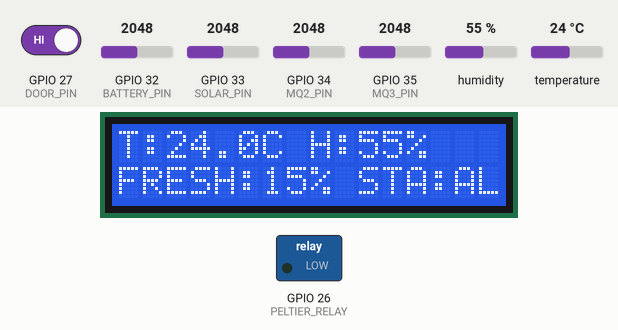
This sketch was run on a simulated ESP32. On the bench: 16×2 character LCD, switched loads named in the sketch (green lamp = pin HIGH). Inputs (shaded band) come from the test bench; at power-on: temperature 24 °C, GPIO 34 (MQ2_PIN) = 2048, GPIO 35 (MQ3_PIN) = 2048, humidity 55 %, GPIO 27 (DOOR_PIN) HIGH, GPIO 32 (BATTERY_PIN) = 2048, GPIO 33 (SOLAR_PIN) = 2048. WiFi joins after 1.5 s; servers stay silent unless stated; uploads are accepted with an empty reply; what the sketch prints to the serial monitor is not drawn.

Above: at 5.8 s.
5.9 s: temperature set to 0 °C
At 8.3 s:
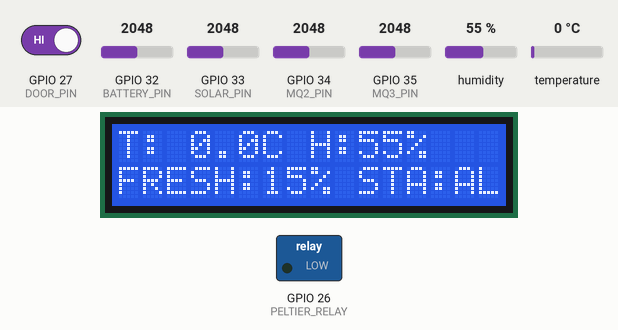
8.7 s: GPIO 34 (MQ2_PIN) set to 122
At 10.0 s:
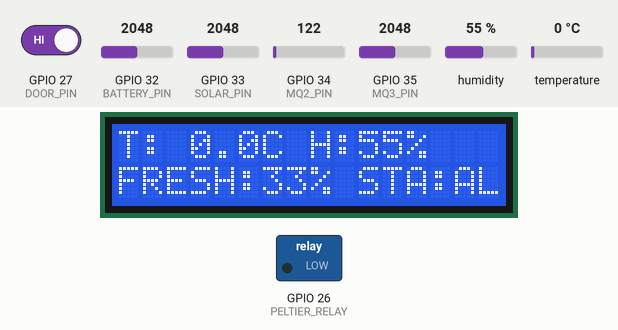
10.6 s: GPIO 35 (MQ3_PIN) set to 1123
At 12.0 s:
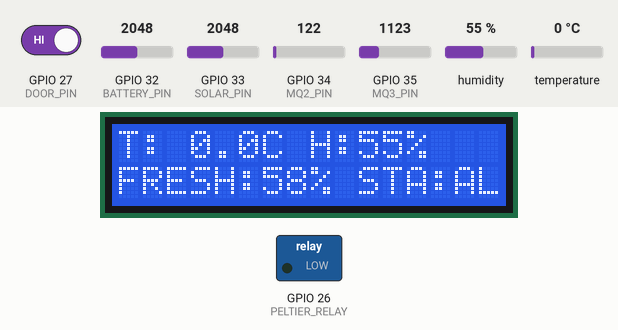
12.3 s: GPIO 35 (MQ3_PIN) set to 1032
At 13.9 s:
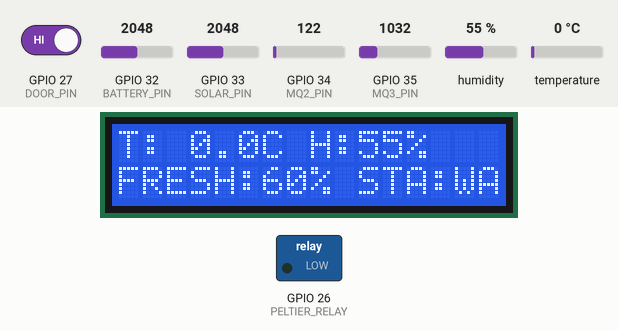
14.2 s: humidity set to 22 %
At 15.5 s:
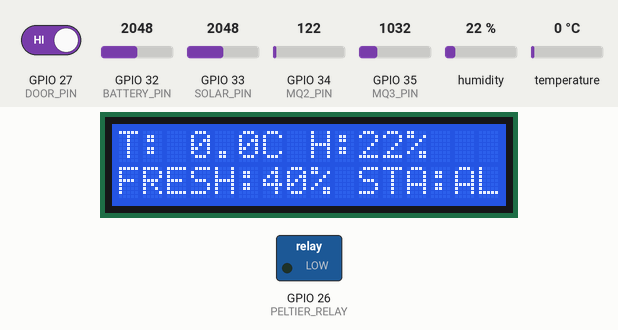
16.2 s: temperature set to 12 °C
At 18.4 s:
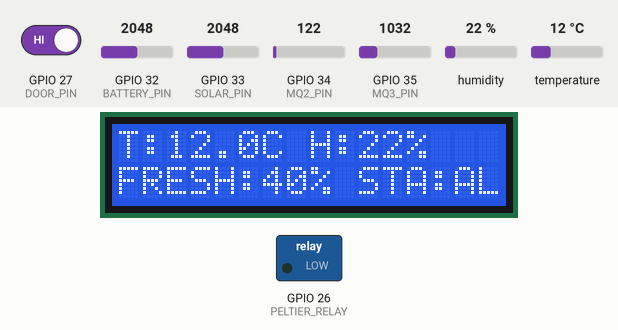
Timing chart, 0 to 19.4 s (numbered marks = the images above; inputs shaded):
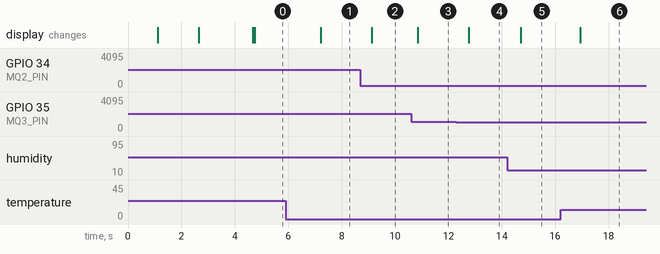

Measured:
- the behaviour switches between 1059 and 1058 on GPIO 35 (MQ3_PIN) (found by bisection; images 3 and 4)
- after the input at 5.9 s, the display: changes after 1.3 s (image 1)
- after the input at 8.7 s, the display: changes after 0.43 s (image 2)
- after the input at 10.6 s, the display: changes after 0.26 s (image 3)
- after the input at 12.3 s, the display: changes after 0.47 s (image 4)
- after the input at 14.2 s, the display: changes after 0.50 s (image 5)
- after the input at 16.2 s, the display: changes after 0.73 s (image 6)

The sketch:

esp32_cold_storage.ino
```cpp
/*
  ====================================================================================
  🌱 SOLAR-POWERED SMART MINI COLD STORAGE - ESP32 FIRMWARE
  Live Cloud Dashboard: https://solar-smart-cold-storage-9qgo.onrender.com
  ====================================================================================
  Hardware Configuration:
  - Microcontroller: ESP32 NodeMCU / DevKit V1 (38-pin or 30-pin)
  - Climate Probe: DHT11 Temperature & Relative Humidity Sensor (GPIO 4)
  - Gas Sensor: MQ-2 Semiconductor Gas Sensor (GPIO 34)
    * Calibrated using Post-Harvest Food Preservation & E-Nose Research Models
    * Sensitive to Ethanol (alcohol fermentation), Ethylene, and volatile degradation gases (VOCs)
  - Aux Gas Input: GPIO 35 (Optional fallback/auxiliary gas channel)
  - Battery Monitor: 12V Lead-Acid/LiFePO4 Voltage Divider (GPIO 32)
  - Solar Panel Monitor: 150W Solar Voltage Divider (GPIO 33)
  - Door Sensor: Magnetic Reed Switch (GPIO 27 with internal pullup)
  - Cooling Actuator: Solid-State Peltier Cooler Relay/MOSFET Driver (GPIO 26)
  - Local Display: 16x2 I2C Character LCD (Address 0x27, SDA: GPIO 21, SCL: GPIO 22)
  ====================================================================================
*/

#include <WiFi.h>
#include <WiFiClientSecure.h>
#include <HTTPClient.h>
#include <Wire.h>
#include <LiquidCrystal_I2C.h>
#include <DHT.h>
#include <ArduinoJson.h>

// -----------------------------------------------------------------------------
// 1. Wi-Fi & Render Cloud Configuration
// -----------------------------------------------------------------------------
const char* ssid = "Bhanu";
const char* password = "N.rambabu@1986#";

// Live Render Cloud API Endpoint for Telemetry (HTTPS)
const char* serverUrl = "https://solar-smart-cold-storage-9qgo.onrender.com/api/telemetry";

// -----------------------------------------------------------------------------
// 2. Hardware Pin Definitions
// -----------------------------------------------------------------------------
#define DHTPIN 4           // DHT11 Data Pin -> GPIO 4
#define DHTTYPE DHT11      // DHT11 Sensor
#define MQ2_PIN 34         // MQ-2 Analog Out -> GPIO 34 (Same pin - Spoilage, VOCs & Ethanol)
#define MQ3_PIN 35         // Auxiliary Gas Pin (optional) -> GPIO 35
#define BATTERY_PIN 32     // Battery Voltage Divider -> GPIO 32
#define SOLAR_PIN 33       // Solar Voltage Divider   -> GPIO 33
#define PELTIER_RELAY 26   // Peltier Cooling Relay/MOSFET -> GPIO 26
#define DOOR_PIN 27        // Magnetic Door Switch -> GPIO 27 (INPUT_PULLUP)

// Initialize Sensor and LCD Objects
DHT dht(DHTPIN, DHTTYPE);
LiquidCrystal_I2C lcd(0x27, 16, 2);

unsigned long lastSendTime = 0;
const unsigned long sendInterval = 3000; // Transmit telemetry to cloud every 3 seconds

void setup() {
  Serial.begin(115200);
  delay(1000);
  Serial.println("\n=======================================================");
  Serial.println("  SOLAR SMART MINI COLD STORAGE - SYSTEM STARTING");
  Serial.println("  Sensor Mode: MQ-2 Multi-Gas Spoilage & Freshness Model");
  Serial.println("=======================================================");

  // Initialize Control Pins
  pinMode(PELTIER_RELAY, OUTPUT);
  digitalWrite(PELTIER_RELAY, LOW); // Start with Peltier Cooler OFF
  pinMode(DOOR_PIN, INPUT_PULLUP);

  // Initialize DHT11 & I2C LCD
  dht.begin();
  Wire.begin(21, 22); // I2C Pins: SDA = GPIO 21, SCL = GPIO 22
  lcd.init();
  lcd.backlight();

  lcd.setCursor(0, 0);
  lcd.print("SMART COLD STORE");
  lcd.setCursor(0, 1);
  lcd.print("Connecting WiFi.");

  // Connect to Wi-Fi Network
  Serial.print("[Wi-Fi] Connecting to: ");
  Serial.println(ssid);
  WiFi.mode(WIFI_STA);
  WiFi.begin(ssid, password);

  int attempts = 0;
  while (WiFi.status() != WL_CONNECTED && attempts < 25) {
    delay(500);
    Serial.print(".");
    attempts++;
  }

  lcd.clear();
  if (WiFi.status() == WL_CONNECTED) {
    Serial.println("\n[Wi-Fi Status] SUCCESS: Connected to Wi-Fi!");
    Serial.print("[Wi-Fi Status] ESP32 Assigned IP Address: ");
    Serial.println(WiFi.localIP());
    lcd.setCursor(0, 0);
    lcd.print("WiFi Connected!");
    lcd.setCursor(0, 1);
    lcd.print(WiFi.localIP().toString());
  } else {
    Serial.println("\n[Wi-Fi Status] FAILED: Could not connect to Wi-Fi. Check SSID and Password.");
    lcd.setCursor(0, 0);
    lcd.print("WiFi Failed");
    lcd.setCursor(0, 1);
    lcd.print("Local Mode Active");
  }
  delay(2000);
  lcd.clear();
}

void loop() {
  // ---------------------------------------------------------------------------
  // 1. Read DHT11 Temperature and Relative Humidity
  // ---------------------------------------------------------------------------
  float temperature = dht.readTemperature();
  float humidity = dht.readHumidity();

  // Sensor fail-safe check
  if (isnan(temperature) || isnan(humidity)) {
    Serial.println("[Sensor Warning] DHT11 read failed, using safe fallback reading.");
    temperature = 8.4;
    humidity = 86.0;
  }

  // ---------------------------------------------------------------------------
  // 2. Read MQ-2 Gas Sensor on GPIO 34 (Research-Paper Freshness Calibration)
  // MQ-2 detects volatile emissions from produce deterioration:
  // - Ethanol / Alcohol from anaerobic fermentation of sugars
  // - Volatile Organic Compounds (VOCs) and decomposing hydrocarbon gases
  // ---------------------------------------------------------------------------
  long sumMq2 = 0;
  for (int i = 0; i < 10; i++) {
    sumMq2 += analogRead(MQ2_PIN);
    delay(2);
  }
  int mq2Raw = sumMq2 / 10;

  // Convert raw 12-bit ADC (0 - 4095) to research-aligned equivalent VOC and Alcohol ppm
  // Baseline clean air: ADC ~ 300-600 => VOC 15-28 ppm, Alcohol 3-9 ppm
  // Aging / Ripening:   ADC ~ 700-1400 => VOC 35-75 ppm, Alcohol 15-38 ppm
  // Active Rotting:     ADC > 1500 => VOC 80-180+ ppm, Alcohol 40-90+ ppm
  float vocPpm;
  float alcoholPpm;

  if (mq2Raw <= 450) {
    vocPpm = 12.0 + ((float)mq2Raw / 450.0) * 16.0;        // 12 - 28 ppm
    alcoholPpm = 2.0 + ((float)mq2Raw / 450.0) * 8.0;      // 2 - 10 ppm
  } else if (mq2Raw <= 1300) {
    vocPpm = 28.0 + (((float)mq2Raw - 450.0) / 850.0) * 52.0;    // 28 - 80 ppm
    alcoholPpm = 10.0 + (((float)mq2Raw - 450.0) / 850.0) * 28.0; // 10 - 38 ppm
  } else {
    vocPpm = 80.0 + (((float)mq2Raw - 1300.0) / 2795.0) * 110.0;   // 80 - 190 ppm
    alcoholPpm = 38.0 + (((float)mq2Raw - 1300.0) / 2795.0) * 57.0; // 38 - 95 ppm
  }

  // If a physical sensor is also plugged into GPIO 35, read it as auxiliary verification
  int auxRaw = analogRead(MQ3_PIN);
  if (auxRaw > 300) {
    float auxAlcohol = map(auxRaw, 300, 4095, 10, 95);
    // Blend with MQ-2 alcohol reading
    alcoholPpm = max(alcoholPpm, auxAlcohol);
  }

  // ---------------------------------------------------------------------------
  // 3. Read Battery & Solar Voltage Dividers
  // ---------------------------------------------------------------------------
  int battRaw = analogRead(BATTERY_PIN);
  float batteryVoltage = (battRaw / 4095.0) * 3.3 * (14.0 / 3.3);
  int batteryPercent = constrain(map((int)(batteryVoltage * 10), 110, 130, 10, 100), 10, 100);

  int solarRaw = analogRead(SOLAR_PIN);
  float solarWatts = (solarRaw / 4095.0) * 150.0; // 150W Solar Panel scale

  // ---------------------------------------------------------------------------
  // 4. Read Magnetic Door Switch
  // ---------------------------------------------------------------------------
  bool doorOpen = (digitalRead(DOOR_PIN) == HIGH); // HIGH indicates door opened

  // ---------------------------------------------------------------------------
  // 5. Smart Thermostat Control for Peltier Cooler (Target Range: 6.5°C - 9.5°C)
  // ---------------------------------------------------------------------------
  bool coolingActive = false;
  if (temperature > 9.5 && batteryPercent > 20 && !doorOpen) {
    digitalWrite(PELTIER_RELAY, HIGH); // Turn ON Peltier Cooling
    coolingActive = true;
  } else if (temperature < 6.5 || batteryPercent <= 20 || doorOpen) {
    digitalWrite(PELTIER_RELAY, LOW);  // Turn OFF Peltier Cooling
    coolingActive = false;
  }

  // ---------------------------------------------------------------------------
  // 6. Post-Harvest Quality & Freshness Scoring Algorithm (Research Paper Model)
  // Factors in:
  // - Thermal Abuse Penalty (High temp triggers accelerated senescence)
  // - Humidity Stress Penalty (Too dry causes wilting, too wet causes fungal mold)
  // - MQ-2 Spoilage Biomarkers (VOC & Alcohol gas accumulation)
  // ---------------------------------------------------------------------------
  float penaltyTemp = 0.0;
  if (temperature > 10.0 && temperature <= 15.0) {
    penaltyTemp = (temperature - 10.0) * 3.0; // Moderate warming: 0 to 15 points
  } else if (temperature > 15.0) {
    penaltyTemp = 15.0 + (temperature - 15.0) * 5.0; // Severe heat: 15 to 65+ points
  } else if (temperature < 1.0) {
    penaltyTemp = (1.0 - temperature) * 6.0; // Freezing injury
  }

  float penaltyHum = 0.0;
  if (humidity < 80.0) {
    penaltyHum = (80.0 - humidity) * 0.6; // Dry air wilting
  } else if (humidity > 94.0) {
    penaltyHum = (humidity - 94.0) * 1.5; // Excess moisture mold risk
  }

  float penaltyGas = 0.0;
  if (vocPpm > 35.0) {
    penaltyGas += (vocPpm - 35.0) * 0.7; // Spoilage VOC penalty
  }
  if (alcoholPpm > 12.0) {
    penaltyGas += (alcoholPpm - 12.0) * 1.2; // Fermentation ethanol penalty
  }

  // Overall Freshness Score (15% to 99%)
  int freshnessScore = round(98.0 - penaltyTemp - penaltyHum - penaltyGas);
  freshnessScore = constrain(freshnessScore, 15, 99);

  // ---------------------------------------------------------------------------
  // 7. Update Physical 16x2 I2C LCD Display
  // ---------------------------------------------------------------------------
  lcd.setCursor(0, 0);
  lcd.printf("T:%4.1fC H:%2d%%", temperature, (int)humidity);
  lcd.setCursor(0, 1);
  const char* statusStr = (freshnessScore >= 80) ? "FRESH" : (freshnessScore >= 60 ? "WARN " : "ALERT");
  lcd.printf("FRESH:%2d%% STA:%s", freshnessScore, statusStr);

  // Print summary to Serial Monitor
  Serial.printf("[Sensors] Temp: %.1f C | Hum: %.0f %% | MQ-2 Raw: %d (VOC: %.0f ppm, Alc: %.0f ppm) | Freshness: %d%% [%s]\n",
                temperature, humidity, mq2Raw, vocPpm, alcoholPpm, freshnessScore, statusStr);
  Serial.printf("  [Deterioration Penalties] TempPen: %.1f | HumPen: %.1f | GasPen: %.1f\n",
                penaltyTemp, penaltyHum, penaltyGas);

  // ---------------------------------------------------------------------------
  // 8. Transmit Live Sensor Data to Render Cloud Dashboard (HTTPS POST)
  // ---------------------------------------------------------------------------
  if (millis() - lastSendTime > sendInterval) {
    lastSendTime = millis();

    if (WiFi.status() == WL_CONNECTED) {
      WiFiClientSecure client;
      client.setInsecure(); // Bypass SSL Certificate verification for seamless connection
      client.setTimeout(10); // 10 seconds connection timeout

      HTTPClient http;
      if (http.begin(client, serverUrl)) {
        http.addHeader("Content-Type", "application/json");

        // Construct JSON payload
        StaticJsonDocument<300> doc;
        doc["temperature"] = temperature;
        doc["humidity"] = humidity;
        doc["battery"] = batteryPercent;
        doc["batteryVoltage"] = batteryVoltage;
        doc["solarPower"] = solarWatts;
        doc["coolingActive"] = coolingActive;
        doc["coolingPower"] = coolingActive ? 65.0 : 0.0;
        doc["voc"] = vocPpm;
        doc["alcohol"] = alcoholPpm;
        doc["doorOpen"] = doorOpen;
        doc["freshness"] = freshnessScore;

        String jsonPayload;
        serializeJson(doc, jsonPayload);

        Serial.print("[Cloud Transmit] POST to Render: ");
        Serial.println(jsonPayload);

        int httpResponseCode = http.POST(jsonPayload);
        if (httpResponseCode > 0) {
          Serial.printf("[Cloud Transmit SUCCESS] Render Server Response Code: %d (Data Delivered!)\n", httpResponseCode);
          String response = http.getString();
          Serial.print("[Cloud Server Reply] ");
          Serial.println(response);
        } else {
          Serial.printf("[Cloud Transmit ERROR] Code: %d - Reason: %s\n", httpResponseCode, http.errorToString(httpResponseCode).c_str());
        }
        http.end();
      } else {
        Serial.println("[Cloud Transmit ERROR] Unable to initiate HTTPS client connection.");
      }
    } else {
      Serial.println("[Cloud Transmit SKIP] Wi-Fi not connected yet. Waiting for reconnection...");
    }
  }

  delay(500);
}
```
